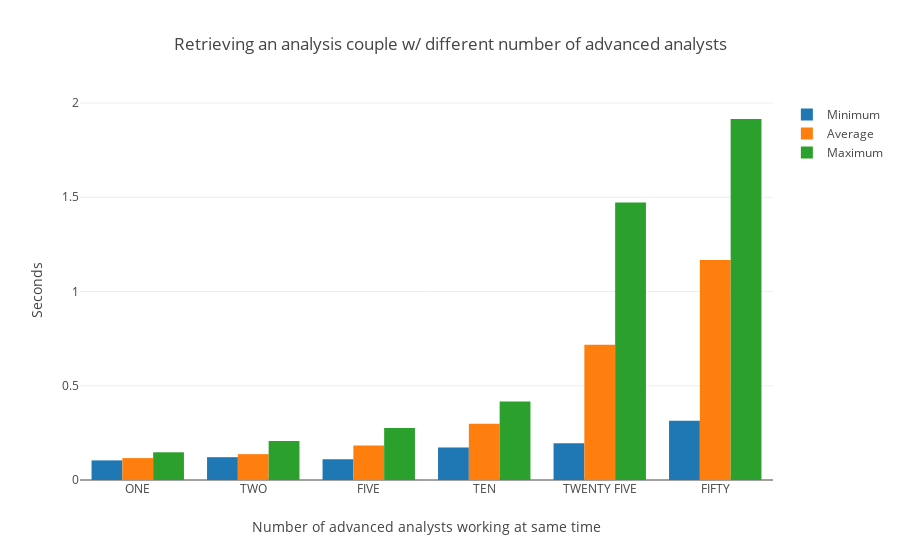

Notebook cell for this chart:
### Markdown cell above
####  Get analysis couple times (minimum, average & maximum)

### Code cell
trace1 = go.Bar(
    x=num_analysts,
    y=min_get_ana,
    name='Minimum'
)
trace2 = go.Bar(
    x=num_analysts,
    y=avg_get_ana,
    name='Average'
)
trace3 = go.Bar(
    x=num_analysts,
    y=max_get_ana,
    name='Maximum'
)
data = [trace1, trace2, trace3]
layout = go.Layout(
    barmode='group',
    title='Retrieving an analysis couple w/ different number of advanced analysts',
    xaxis=dict(title=dict(text="Number of advanced analysts working at same time")),
    yaxis=dict(title=dict(text="Seconds"))
)

fig = go.Figure(data=data, layout=layout)
plotly.offline.iplot(fig, filename='grouped-bar')

### Figure 1 — Plotly figure (JSON) as saved in the notebook; plotly's stock layout.template omitted (floating-point values rounded to 4 significant figures)
{"data": [{"name": "Minimum", "type": "bar", "uid": "d0e311ac-f91f-4809-ac3b-4c03f88b19c4", "x": ["ONE", "TWO", "FIVE", "TEN", "TWENTY FIVE", "FIFTY"], "y": [0.104, 0.121, 0.11, 0.172, 0.195, 0.314]}, {"name": "Average", "type": "bar", "uid": "db7d9dc5-676a-4372-9525-6914b5fd4bb9", "x": ["ONE", "TWO", "FIVE", "TEN", "TWENTY FIVE", "FIFTY"], "y": [0.1162, 0.1371, 0.1826, 0.2988, 0.7177, 1.167]}, {"name": "Maximum", "type": "bar", "uid": "0af1a17c-bfb3-4fbf-9382-696579ca6257", "x": ["ONE", "TWO", "FIVE", "TEN", "TWENTY FIVE", "FIFTY"], "y": [0.147, 0.207, 0.276, 0.416, 1.472, 1.915]}], "layout": {"barmode": "group", "title": {"text": "Retrieving an analysis couple w/ different number of advanced analysts"}, "xaxis": {"title": {"text": "Number of advanced analysts working at same time"}}, "yaxis": {"title": {"text": "Seconds"}}}}
